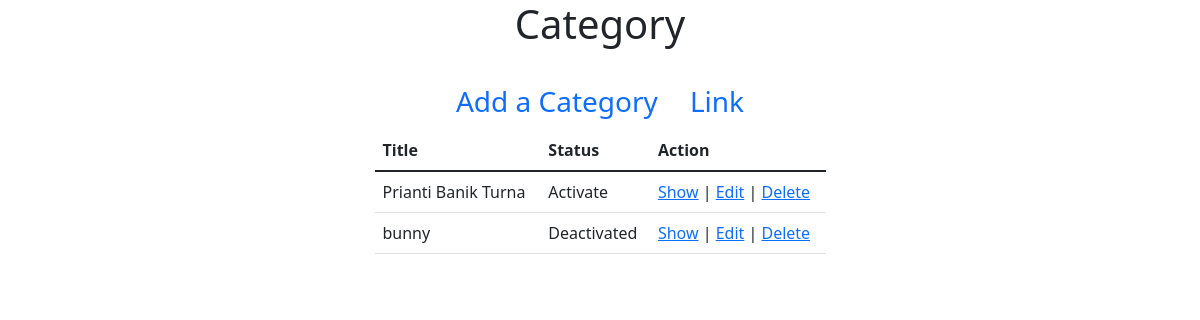
/admin/Categorys/index.php, run on the app's committed database.
### tables this page shows
CREATE TABLE `category` (
  `id` int(255) NOT NULL,
  `name` varchar(255) NOT NULL,
  `link` varchar(255) NOT NULL,
  `created_at` datetime NOT NULL DEFAULT CURRENT_TIMESTAMP,
  `modified_at` datetime NOT NULL DEFAULT CURRENT_TIMESTAMP,
  `is_draft` tinyint(4) NOT NULL
);

### src/Categorys.php (called while the page is built, shortened)
<?php
 class Categorys{
     public function index()
     {
        $conn = new PDO("mysql:host=localhost;dbname=ecommerce",
            'root', '');
        $conn->setAttribute(PDO::ATTR_ERRMODE,
            PDO::ERRMODE_EXCEPTION);
        $query = "SELECT * FROM `category`";
        $stmt = $conn->prepare($query);
        $result = $stmt->execute();
        $categorys = $stmt->fetchAll();
        return $categorys;
     }
 }
?>

### admin/Categorys/index.php (the view, shortened to what this page needs)
<?php
$_category = new Categorys();
$categorys= $_category->index();
?>
<!doctype html>
<html lang="en">
<head>
    <link href="https://cdn.jsdelivr.net/npm/bootstrap@5.1.3/dist/css/bootstrap.min.css" rel="stylesheet">
</head>
<body>
<section>
    <div class="container">
        <div class="row justify-content-center">
            <div class="col-md-5">
                <h1 class="text-center mb-4">Category</h1>
                <ul class="nav justify-content-center fs-3">
                    <li class="nav-item">
                        <a class="nav-link active" aria-current="page" href="create.php">
                            Add a Category
                        </a>
                    </li>
                    <li class="nav-item">
                        <a class="nav-link" href="#">Link</a>
                    </li>
                </ul>
                <table class="table">
                    <thead>
                    <tr>
                        <th scope="col">Title</th>
                        <th scope="col">Status</th>
                        <th scope="col">Action</th>
                    </tr>
                    </thead>
                    <tbody>
                    <?php
                    if (count($categorys) > 0):
                        foreach ($categorys as $category):
                            ?>
                            <tr>
                                <td><?= $category['name']?></td>
                                <td><?= $category ['is_draft']?'Activate' :'Deactivated';?></td>
                                <td><a href="show.php?id=<?=$category['id'];?>">Show</a>
                                    |
                                    <a href="edit.php?id=<?=$category['id'];?>">Edit</a>
                                    |
                                    <a href="delete.php?id=<?=$category['id'];?>"
                                       onclick="return confirm('Are you sure you want to delete?')">
                                        Delete
                                    </a>
                                </td>
                            </tr>
                        <?php
                        endforeach;
                    endif;
                    ?>
                    </tbody>
                </table>
            </div>
        </div>
    </div>
</section>
</body>
</html>

### data on the page
category: name "Prianti Banik Turna", is_draft "Activate"
category: name "bunny", is_draft "Deactivated"
